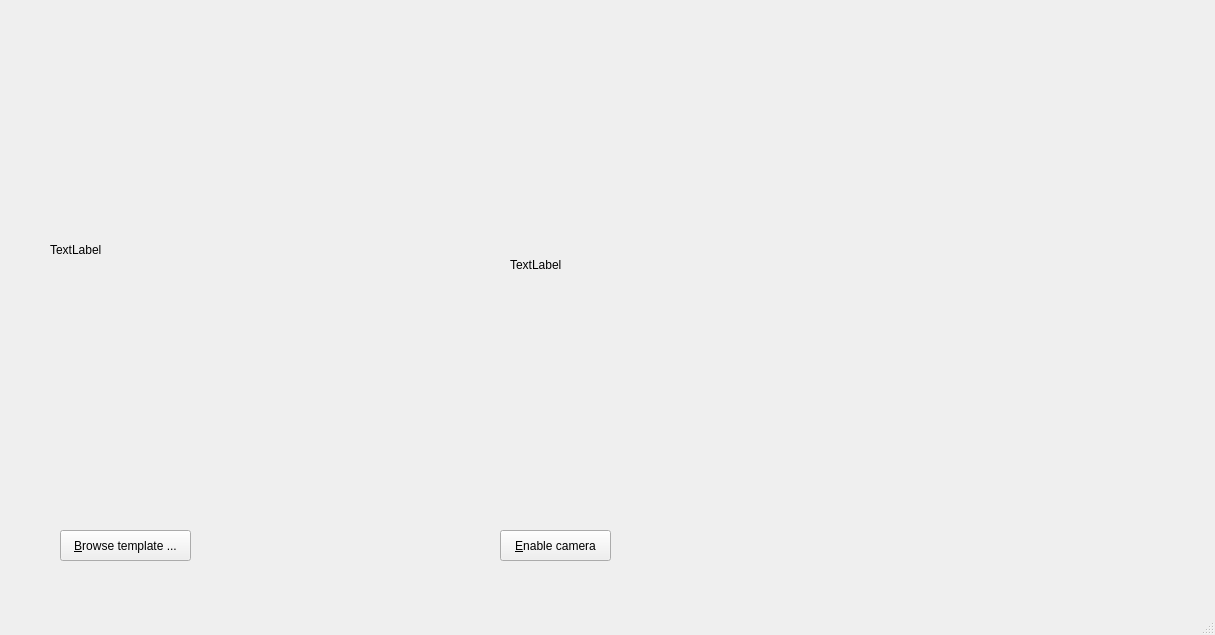
<?xml version="1.0" encoding="UTF-8"?>
<ui version="4.0">
 <class>MainWindow</class>
 <widget class="QMainWindow" name="MainWindow">
  <property name="geometry">
   <rect>
    <x>0</x>
    <y>0</y>
    <width>1215</width>
    <height>635</height>
   </rect>
  </property>
  <property name="windowTitle">
   <string>SIFT Demo</string>
  </property>
  <widget class="QWidget" name="centralwidget">
   <widget class="QPushButton" name="browse_button">
    <property name="geometry">
     <rect>
      <x>60</x>
      <y>530</y>
      <width>131</width>
      <height>31</height>
     </rect>
    </property>
    <property name="text">
     <string>&amp;Browse template ...</string>
    </property>
   </widget>
   <widget class="QPushButton" name="toggle_cam_button">
    <property name="geometry">
     <rect>
      <x>500</x>
      <y>530</y>
      <width>111</width>
      <height>31</height>
     </rect>
    </property>
    <property name="text">
     <string>&amp;Enable camera</string>
    </property>
   </widget>
   <widget class="QLabel" name="template_label">
    <property name="geometry">
     <rect>
      <x>50</x>
      <y>49</y>
      <width>371</width>
      <height>401</height>
     </rect>
    </property>
    <property name="text">
     <string>TextLabel</string>
    </property>
   </widget>
   <widget class="QLabel" name="live_image_label">
    <property name="geometry">
     <rect>
      <x>510</x>
      <y>69</y>
      <width>691</width>
      <height>391</height>
     </rect>
    </property>
    <property name="text">
     <string>TextLabel</string>
    </property>
   </widget>
  </widget>
  <widget class="QMenuBar" name="menubar">
   <property name="geometry">
    <rect>
     <x>0</x>
     <y>0</y>
     <width>1215</width>
     <height>22</height>
    </rect>
   </property>
  </widget>
  <widget class="QStatusBar" name="statusbar"/>
 </widget>
 <resources/>
 <connections/>
</ui>
